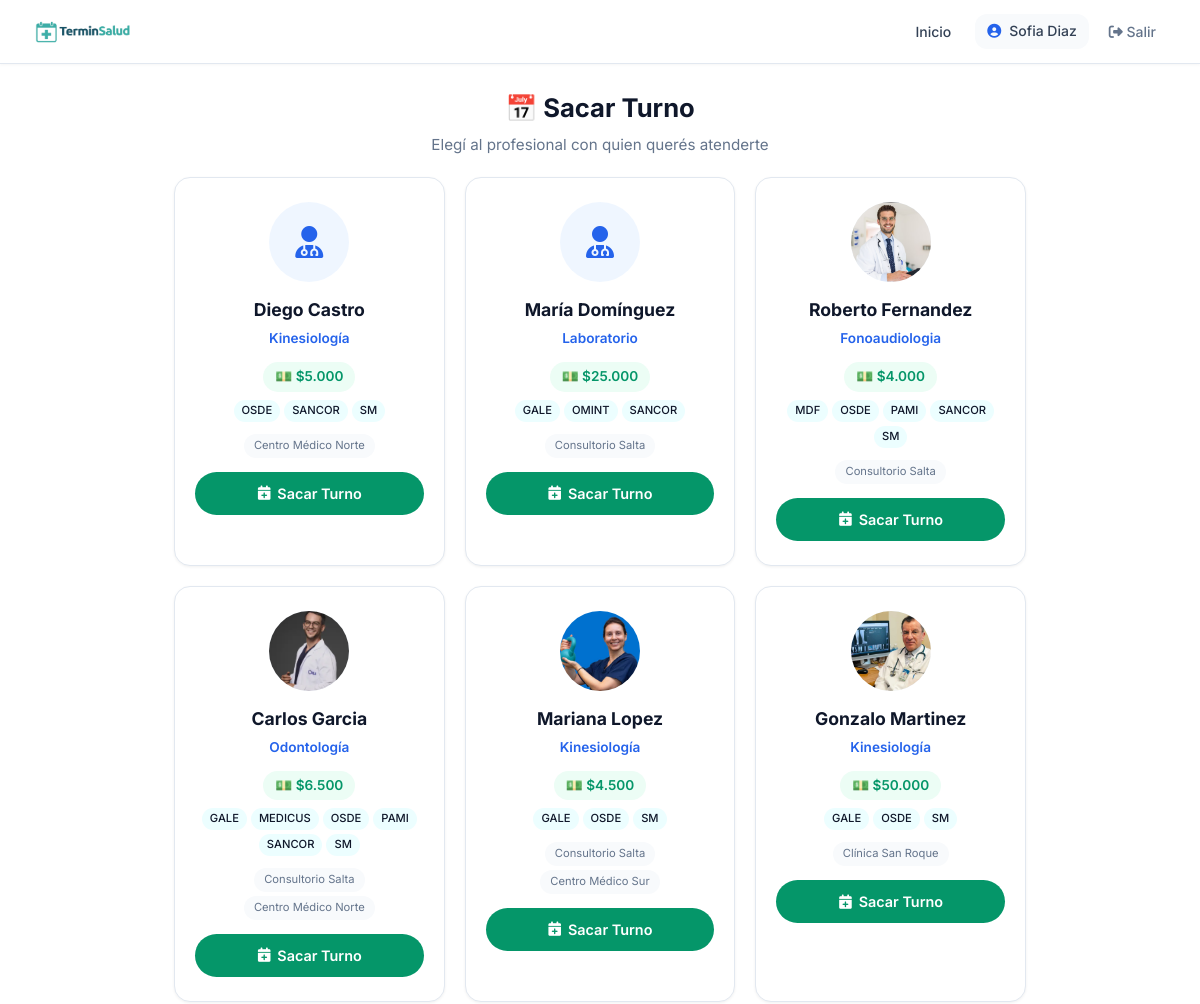
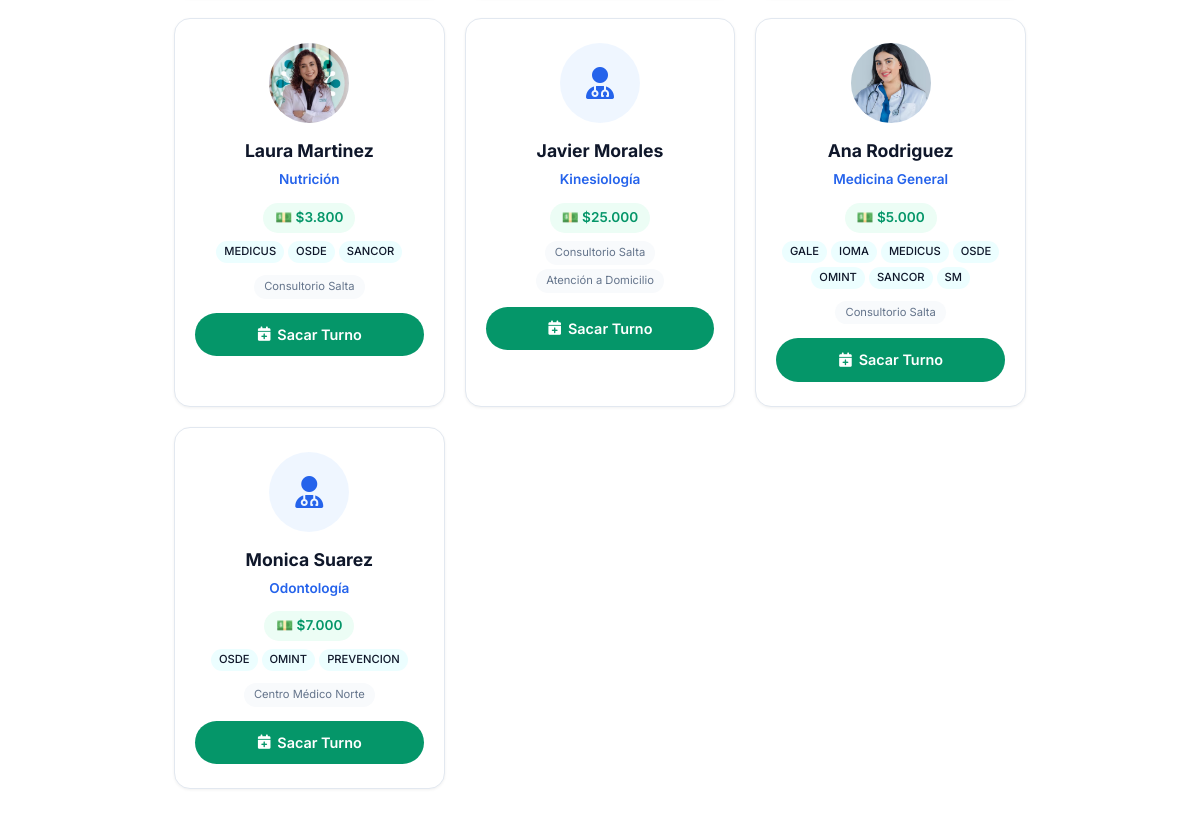
Page /paciente/sacar-turno/ (signed in) on the committed database (2 pictures, top to bottom).
### usuarios/models.py (models this page shows, shortened)
class Usuario(AbstractUser):
    ROLES = [
        ('admin', 'Administrador'),
        ('profesional', 'Profesional'),
        ('secretaria', 'Secretaría'),
        ('paciente', 'Paciente'),
    ]
    rol = models.CharField(max_length=20, choices=ROLES, default='paciente')
    telefono = models.CharField(max_length=20, blank=True)
    establecimiento = models.ForeignKey(
    'establecimientos.Establecimiento',
    on_delete=models.SET_NULL,
    null=True,
    blank=True,
    verbose_name='Establecimiento'
)
    class Meta:
        verbose_name = 'Usuario'
        verbose_name_plural = 'Usuarios'

### profesionales/models.py (models this page shows, shortened)
class Profesional(Persona):
    ESPECIALIDADES = [
        ('odontologia', 'Odontología'),
        ('kinesiologia', 'Kinesiología'),
        ('psicologia', 'Psicología'),
        ('nutricion', 'Nutrición'),
        ('cardiologia', 'Cardiología'),
        ('medicina_general', 'Medicina General'),
        ('dermatologia', 'Dermatología'),
        ('estetica', 'Estética'),
        ('pediatria', 'Pediatría'),
        ('traumatologia', 'Traumatología'),
        ('veterinaria', 'Veterinaria'),
        ('fonoaudiologia', 'Fonoaudiologia'),
        ('laboratorio', 'Laboratorio'),
        ('otro', 'Otro'),
    ]
    usuario = models.OneToOneField(
        'usuarios.Usuario',
        on_delete=models.CASCADE,
        verbose_name='Usuario'
    )
    especialidad = models.CharField(
        max_length=50,
        choices=ESPECIALIDADES,
        verbose_name='Especialidad'
    )
    matricula = models.CharField(
        max_length=50,
        blank=True,
        verbose_name='Matrícula Profesional'
    )
    color_calendario = models.CharField(
        max_length=7,
        default='#4A90D9',
        verbose_name='Color en Calendario'
    )
    acepta_obra_social = models.BooleanField(
        default=False,
        verbose_name='Acepta Obra Social'
    )
    descripcion = models.TextField(
        blank=True,
        verbose_name='Descripción Profesional'
    )
    alias_pago = models.CharField(max_length=200, blank=True, verbose_name='Alias para transferencia')
    foto = models.ImageField(
    upload_to='profesionales/',
    blank=True,
    null=True,
    verbose_name='Foto de Perfil'
    )
    establecimientos = models.ManyToManyField(
    'establecimientos.Establecimiento',
    blank=True,
    related_name='profesionales',
    verbose_name='Consultorios donde atiende'
    )
    frase_destacada = models.CharField(max_length=200, blank=True, verbose_name='Frase destacada')
    precio_particular = models.DecimalField(max_digits=10, decimal_places=2, null=True, blank=True, verbose_name='Precio consulta particular')
    obras_sociales_texto = models.TextField(blank=True, verbose_name='Obras sociales (texto libre)')
    servicios_texto = models.TextField(blank=True, verbose_name='Servicios / Especializaciones')
    servicios_destacados = models.TextField(blank=True, verbose_name='Servicios destacados')
    especializaciones = models.TextField(blank=True, verbose_name='Especializaciones')
    atiende_por_orden = models.BooleanField(
    default=False,
    verbose_name='Atiende por orden de llegada'
)
    obras_sociales = models.ManyToManyField(
        'obras_sociales.ObraSocial',
        blank=True,
        related_name='profesionales',
        verbose_name='Obras Sociales'
    )
    planes = models.ManyToManyField(
        'obras_sociales.Plan',
        blank=True,
        verbose_name='Planes'
    )
    permite_ejercicios = models.BooleanField(
    default=False,
    verbose_name='Activar sección de ejercicios'
)
    permite_planes_alimentacion = models.BooleanField(
        default=False,
        verbose_name='Activar planes de alimentación'
    )
    class Meta:
        verbose_name = 'Profesional'
        verbose_name_plural = 'Profesionales'
        ordering = ['apellido', 'nombre']

### obras_sociales/models.py (models this page shows, shortened)
class ObraSocial(ModeloBase):
    nombre = models.CharField(max_length=200, verbose_name='Nombre')
    sigla = models.CharField(max_length=20, verbose_name='Sigla')
    telefono = models.CharField(max_length=20, blank=True, verbose_name='Teléfono')
    email = models.EmailField(blank=True, verbose_name='Email')
    activo = models.BooleanField(default=True, verbose_name='Activo')
    class Meta:
        verbose_name = 'Obra Social'
        verbose_name_plural = 'Obras Sociales'
        ordering = ['nombre']

### establecimientos/models.py (models this page shows, shortened)
class Establecimiento(ModeloBase):
    nombre = models.CharField(max_length=200, verbose_name='Nombre')
    direccion = models.CharField(max_length=200, verbose_name='Dirección')
    telefono = models.CharField(max_length=20, verbose_name='Teléfono')
    email = models.EmailField(verbose_name='Email')
    cuit = models.CharField(max_length=13, verbose_name='CUIT')
    logo = models.ImageField(upload_to='logos/', blank=True, verbose_name='Logo')
    class Meta:
        verbose_name = 'Establecimiento'
        verbose_name_plural = 'Establecimientos'

### pacientes/views_portal.py (the view, shortened to what this page needs)
@login_required
def sacar_turno_paciente(request, profesional_id=None):
    if request.user.rol != 'paciente':
        return redirect('home')
    paciente = get_object_or_404(Paciente, usuario=request.user)
    hoy = date.today()
    cliente_slug = request.session.get('cliente_slug')
    cliente = None
    if cliente_slug:
        try:
            cliente = ClienteSaaS.objects.get(slug=cliente_slug, activo=True)
        except ClienteSaaS.DoesNotExist:
            pass
    if cliente:
        if cliente.tipo == 'consultorio':
            profesionales = Profesional.objects.filter(
                establecimientos=cliente.establecimiento, activo=True
            )
        else:  # profesional independiente
            profesionales = Profesional.objects.filter(
                id=cliente.profesional.id, activo=True
            )
    else:
        config = ConfiguracionSistema.obtener()
        if config.modo == 'consultorio' and config.establecimiento_principal:
            profesionales = Profesional.objects.filter(
                establecimientos=config.establecimiento_principal,
                activo=True
            ).distinct()
        else:
            profesionales_ids = TurnoProfesional.objects.filter(
                paciente=paciente
            ).values_list('profesional_id', flat=True).distinct()
            profesionales = Profesional.objects.filter(
                Q(id__in=profesionales_ids) | Q(establecimientos__isnull=False),
                activo=True
            ).distinct()[:10]
    return render(request, 'pacientes/portal/elegir_profesional.html', {
        'paciente': paciente,
        'profesionales': profesionales,
        'cliente': cliente,
    })

### pacientes/templates/pacientes/portal/elegir_profesional.html (shortened to what this page needs)
{% extends 'core_app/base.html' %}
{% load humanize %}
{% load static %}
{% block extra_css %}
    <link rel="stylesheet" href="{% static 'css/pages/portal_paciente.css' %}">
{% endblock %}
{% block content %}
<div class="portal-paciente-page">
<div class="portal-paciente-container">
    <div style="text-align: center; padding: 24px 0 20px;">
        <h1 style="font-size: 1.6rem; font-weight: 700; color: var(--text); margin: 0 0 4px 0;">📅 Sacar Turno</h1>
        <p style="color: var(--text-muted); font-size: 0.95rem;">Elegí al profesional con quien querés atenderte</p>
    </div>
    {% if profesionales %}
        <div class="profesionales-grid-portal">
            {% for prof in profesionales %}
            <div class="profesional-card-portal">
                <div class="profesional-avatar-portal">
                    {% if prof.foto %}
                        <img src="{{ prof.foto.url }}" alt="{{ prof.nombre_completo }}">
                    {% else %}
                        <i class="fas fa-user-md"></i>
                    {% endif %}
                </div>
                <h3>{{ prof.nombre_completo }}</h3>
                <p class="especialidad">{{ prof.get_especialidad_display }}</p>
                {% if prof.precio_particular %}
                    <span class="precio-portal">💵 ${{ prof.precio_particular|floatformat:0|intcomma }}</span>
                {% endif %}
                {% if prof.obras_sociales.exists %}
                    <div class="obras-sociales-badges">
                        {% for os in prof.obras_sociales.all %}
                            <span class="os-badge-mini">{{ os.sigla }}</span>
                        {% endfor %}
                    </div>
                {% endif %}
                <div class="consultorio-tags">
                    {% if cliente and cliente.tipo == 'consultorio' %}
                        <span class="consultorio-tag">{{ cliente.establecimiento.nombre }}</span>
                    {% else %}
                        {% for est in prof.establecimientos.all %}
                            <span class="consultorio-tag">{{ est.nombre }}</span>
                        {% endfor %}
                    {% endif %}
                </div>
                {% if prof.atiende_por_orden %}
                    <button class="btn-orden-llegada-portal" onclick="abrirModal('{{ prof.nombre_completo|escapejs }}', '{{ prof.get_especialidad_display|escapejs }}', {{ prof.id }})">
                        Orden de Llegada
                    </button>
                {% elif prof.establecimientos.count == 1 %}
                    <a href="{% url 'sacar_turno_paciente_profesional' prof.id %}?establecimiento={{ prof.establecimientos.first.id }}" class="btn-sacar-turno-portal">
                        <i class="fas fa-calendar-plus"></i> Sacar Turno
                    </a>
                {% else %}
                    <a href="{% url 'sacar_turno_paciente_profesional' prof.id %}" class="btn-sacar-turno-portal">
                        <i class="fas fa-calendar-plus"></i> Sacar Turno
                    </a>
                {% endif %}
            </div>
            {% endfor %}
        </div>
    {% endif %}
</div>
</div>
{% endblock %}

### core_app/templates/core_app/base.html (shortened to what this page needs)
<!DOCTYPE html>
<html lang="es">
<head>
    <link rel="stylesheet" href="https://cdnjs.cloudflare.com/ajax/libs/font-awesome/6.4.0/css/all.min.css">
    {% load static %}
    <link rel="stylesheet" href="{% static 'css/core/base.css' %}">
    <link rel="stylesheet" href="{% static 'css/themes/default.css' %}" id="theme-css">
    <link rel="stylesheet" href="{% static 'css/core/layout.css' %}">
    <link rel="stylesheet" href="{% static 'css/core/components.css' %}">
    {% block extra_css %}{% endblock %}
</head>
<body>
    <nav class="navbar">
        <a href="{% url 'home' %}" class="navbar-brand">
            <img src="{% static 'img/TerminSalud.png' %}" alt="TerminSalud" class="logo-theme-light" height="30">
        </a>
        <ul class="navbar-nav">
            <li><a href="{% url 'home' %}" class="nav-link {% if request.resolver_match.url_name == 'home' %}active{% endif %}">Inicio</a></li>
            {% if user.is_authenticated %}
                <li>
                    <span class="nav-user">
                        <i class="fas fa-user-circle"></i>
                        {{ user.get_full_name|default:user.username }}
                    </span>
                </li>
                <li>
                    <form method="post" action="{% url 'logout' %}" style="display: inline;">
                        <button type="submit" class="btn-logout">
                            <i class="fas fa-sign-out-alt"></i> Salir
                        </button>
                    </form>
                </li>
            {% else %}
                <li><a href="{% url 'login' %}" class="btn btn-sm">Ingresar</a></li>
            {% endif %}
        </ul>
    </nav>
    <div class="container">
        {% block content %}{% endblock %}
    </div>
</body>
</html>

### rows in the picture
Usuario: get_full_name "Sofia Diaz"
Profesional: nombre_completo "Diego Castro", especialidad "Kinesiología", precio_particular "5.000"
ObraSocial: sigla "OSDE"
ObraSocial: sigla "SANCOR"
ObraSocial: sigla "SM"
Establecimiento: nombre "Centro Médico Norte"
Profesional: nombre_completo "María Domínguez", especialidad "Laboratorio", precio_particular "25.000"
ObraSocial: sigla "GALE"
ObraSocial: sigla "OMINT"
Establecimiento: nombre "Consultorio Salta"
Profesional: foto (picture), nombre_completo "Roberto Fernandez", especialidad "Fonoaudiologia", precio_particular "4.000"
ObraSocial: sigla "MDF"
ObraSocial: sigla "PAMI"
Profesional: foto (picture), nombre_completo "Carlos Garcia", especialidad "Odontología", precio_particular "6.500", atiende_por_orden False (drawn)
ObraSocial: sigla "MEDICUS"
Profesional: foto (picture), nombre_completo "Mariana Lopez", especialidad "Kinesiología", precio_particular "4.500", atiende_por_orden False (drawn)
Establecimiento: nombre "Centro Médico Sur"
Profesional: foto (picture), nombre_completo "Gonzalo Martinez", especialidad "Kinesiología", precio_particular "50.000"
Establecimiento: nombre "Clínica San Roque"
Profesional: foto (picture), nombre_completo "Laura Martinez", especialidad "Nutrición", precio_particular "3.800"
Profesional: nombre_completo "Javier Morales", especialidad "Kinesiología", precio_particular "25.000", atiende_por_orden False (drawn)
Establecimiento: nombre "Atención a Domicilio"
Profesional: foto (picture), nombre_completo "Ana Rodriguez", especialidad "Medicina General", precio_particular "5.000"
ObraSocial: sigla "IOMA"
Profesional: nombre_completo "Monica Suarez", especialidad "Odontología", precio_particular "7.000"
ObraSocial: sigla "PREVENCION"
